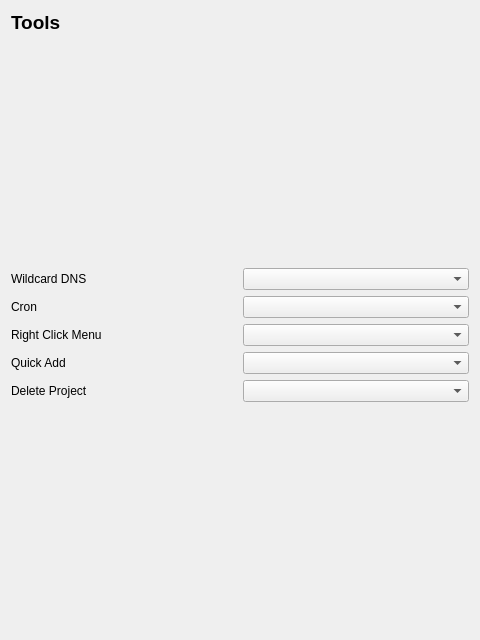
<?xml version="1.0" encoding="UTF-8"?>
<ui version="4.0">
 <class>ToolsPage</class>
 <widget class="QWidget" name="ToolsPage">
  <property name="geometry">
   <rect>
    <x>0</x>
    <y>0</y>
    <width>480</width>
    <height>640</height>
   </rect>
  </property>
  <property name="windowTitle">
   <string>Form</string>
  </property>
  <layout class="QVBoxLayout" name="verticalLayout">
   <item>
    <layout class="QHBoxLayout" name="tools_title_layout">
     <item>
      <widget class="QLabel" name="tools_title_label">
       <property name="sizePolicy">
        <sizepolicy hsizetype="Preferred" vsizetype="Fixed">
         <horstretch>0</horstretch>
         <verstretch>0</verstretch>
        </sizepolicy>
       </property>
       <property name="text">
        <string>&lt;html&gt;&lt;head/&gt;&lt;body&gt;&lt;p&gt;&lt;span style=&quot; font-size:14pt; font-weight:700;&quot;&gt;Tools&lt;/span&gt;&lt;/p&gt;&lt;/body&gt;&lt;/html&gt;</string>
       </property>
      </widget>
     </item>
    </layout>
   </item>
   <item>
    <spacer name="verticalSpacer_11">
     <property name="orientation">
      <enum>Qt::Orientation::Vertical</enum>
     </property>
     <property name="sizeHint" stdset="0">
      <size>
       <width>20</width>
       <height>212</height>
      </size>
     </property>
    </spacer>
   </item>
   <item>
    <layout class="QGridLayout" name="tools_content_layout">
     <item row="3" column="1">
      <widget class="QComboBox" name="quickadd_combobox"/>
     </item>
     <item row="2" column="1">
      <widget class="QComboBox" name="rightclickmenu_combobox"/>
     </item>
     <item row="0" column="1">
      <widget class="QComboBox" name="wildcarddns_combobox"/>
     </item>
     <item row="4" column="1">
      <widget class="QComboBox" name="deleteproject_combobox"/>
     </item>
     <item row="2" column="0">
      <widget class="QLabel" name="rightclickmenu_label">
       <property name="text">
        <string>Right Click Menu</string>
       </property>
      </widget>
     </item>
     <item row="4" column="0">
      <widget class="QLabel" name="deleteproject_label">
       <property name="text">
        <string>Delete Project</string>
       </property>
      </widget>
     </item>
     <item row="3" column="0">
      <widget class="QLabel" name="quickadd_label">
       <property name="text">
        <string>Quick Add</string>
       </property>
      </widget>
     </item>
     <item row="1" column="0">
      <widget class="QLabel" name="cron_label">
       <property name="text">
        <string>Cron</string>
       </property>
      </widget>
     </item>
     <item row="1" column="1">
      <widget class="QComboBox" name="cron_combobox"/>
     </item>
     <item row="0" column="0">
      <widget class="QLabel" name="wildcarddns_label">
       <property name="text">
        <string>Wildcard DNS</string>
       </property>
      </widget>
     </item>
    </layout>
   </item>
   <item>
    <spacer name="verticalSpacer_12">
     <property name="orientation">
      <enum>Qt::Orientation::Vertical</enum>
     </property>
     <property name="sizeHint" stdset="0">
      <size>
       <width>20</width>
       <height>212</height>
      </size>
     </property>
    </spacer>
   </item>
  </layout>
 </widget>
 <resources/>
 <connections/>
</ui>
